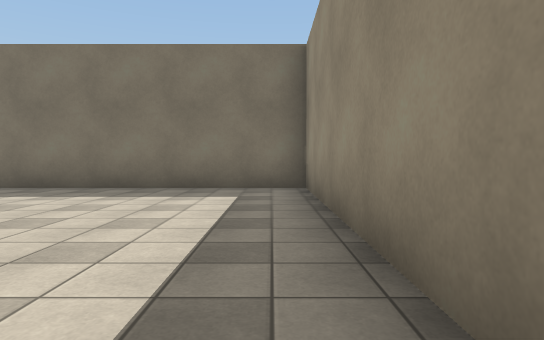
[1] (above)

24 first-person views from a walk through a 3-D level made in the Unity game engine. The camera is 1.2 m above the floor, tilts 2° down and sees 75° across. The floor is counted in squares, 2 m on a side. Each view is taken from the middle of a square. On the plan, view 1 faces up. The plan holds only what a view shows up to about 10 squares ahead; the rest is blank. The place goes on beyond the plan. Some animated figures are not drawn. Surface patterns are stand-ins for the level's own textures.

[2]
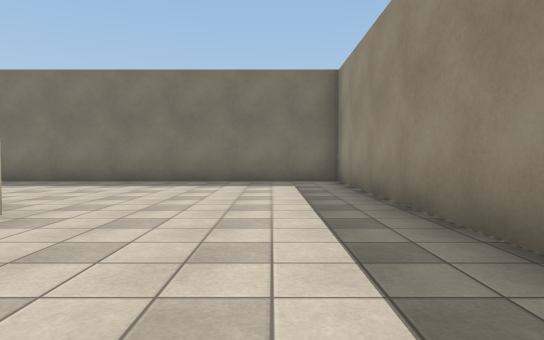

[3]
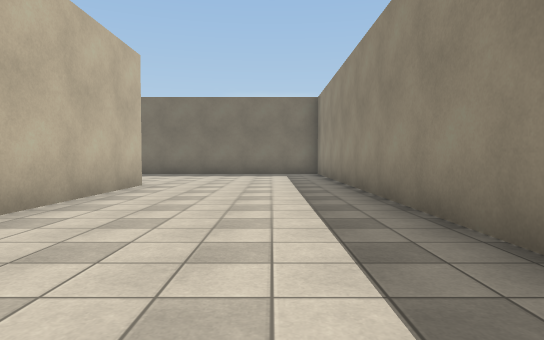

[4]
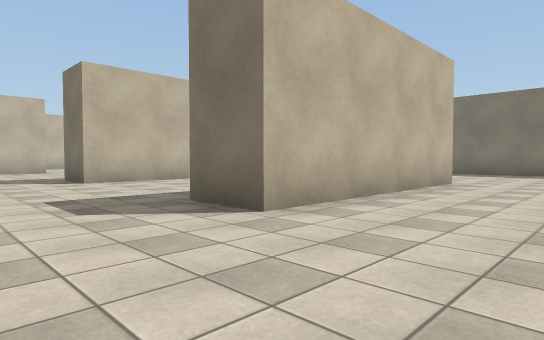

[5]
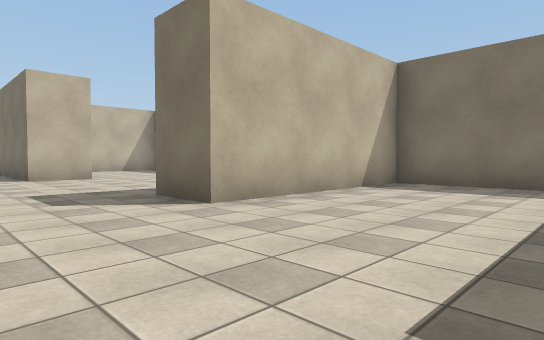

[6]
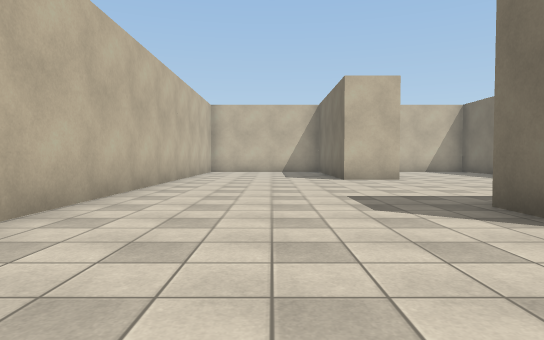

[7]
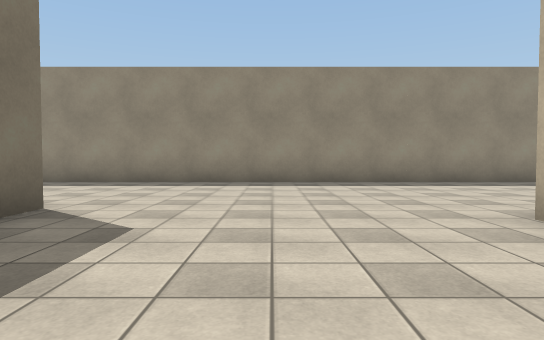

[8]
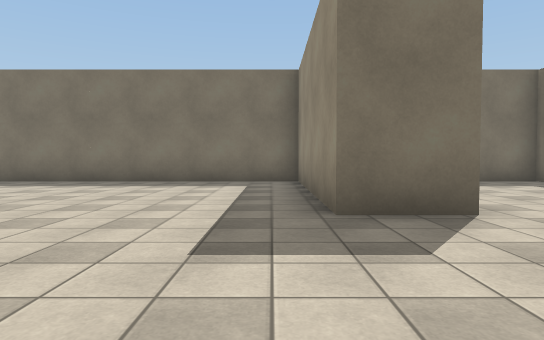

[9]
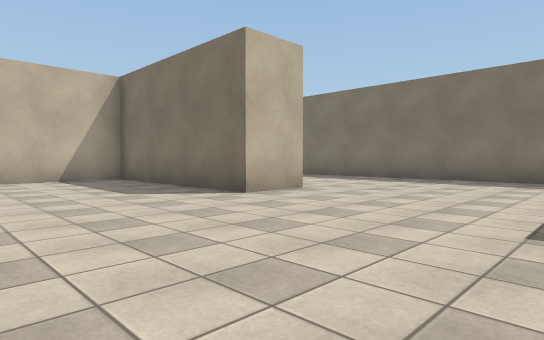

[10]
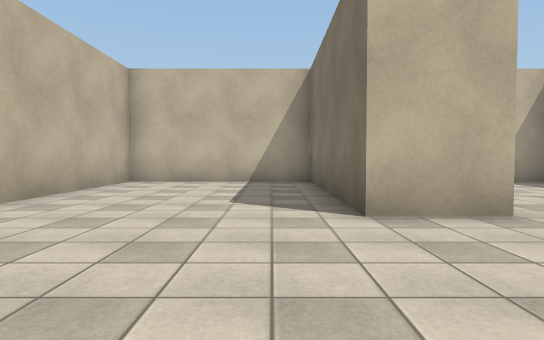

[11]
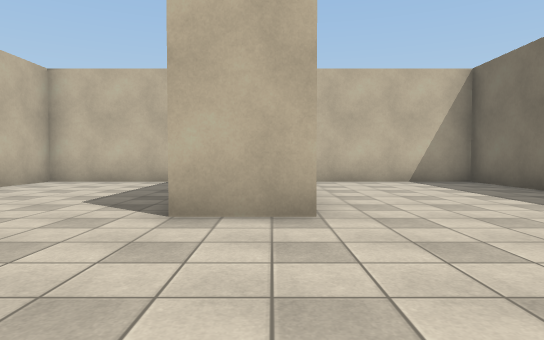

[12]
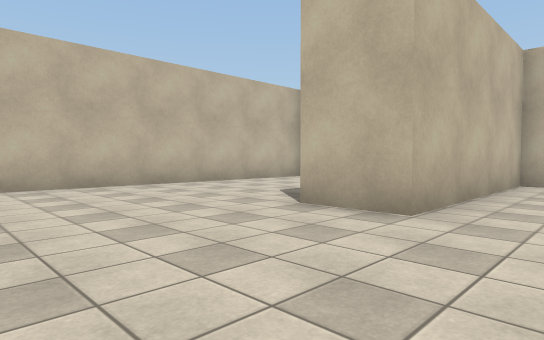

[13]
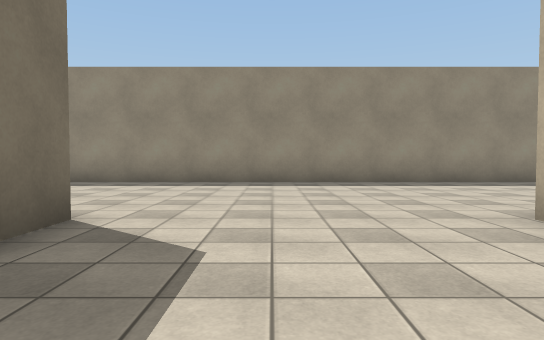

[14]
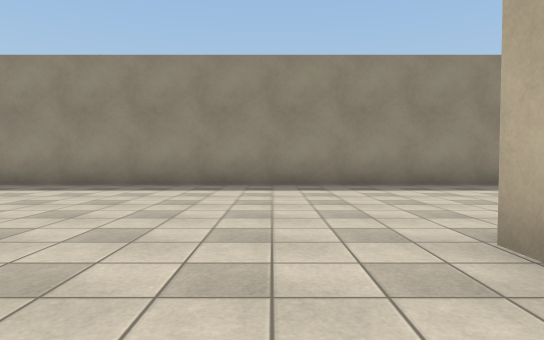

[15]
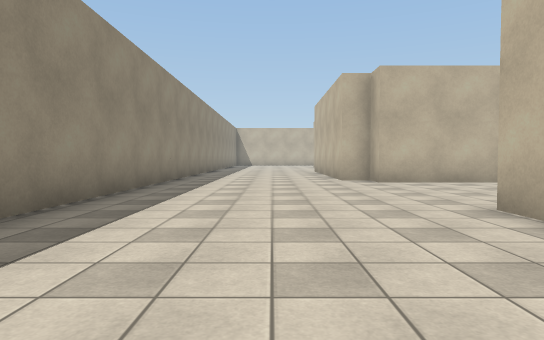

[16]
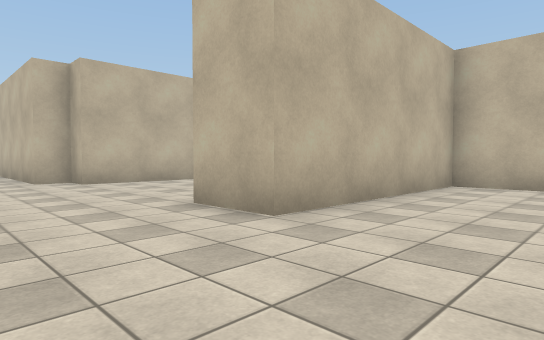

[17]
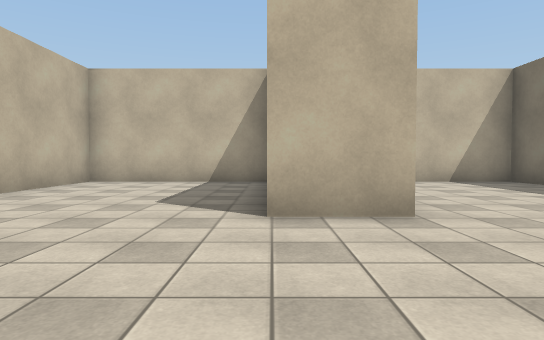

[18]
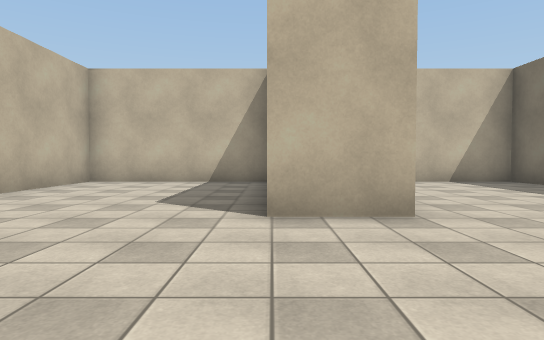

[19]
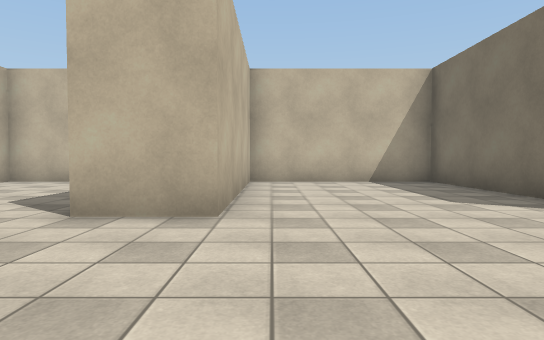

[20]
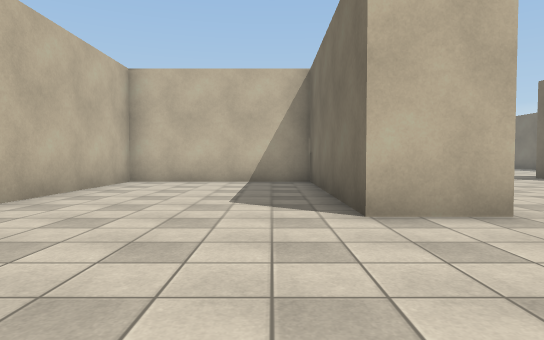

[21]
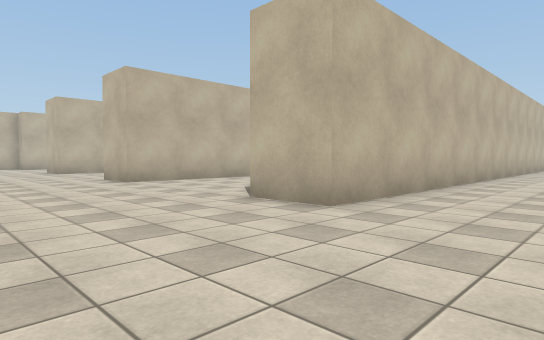

[22]
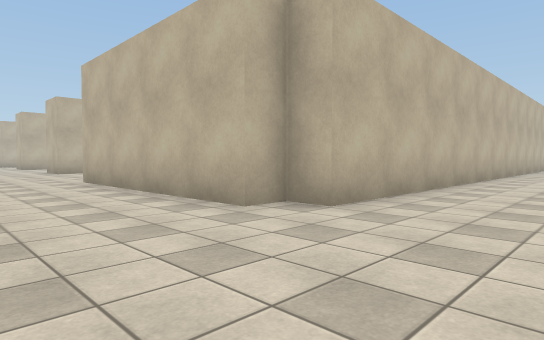

[23]
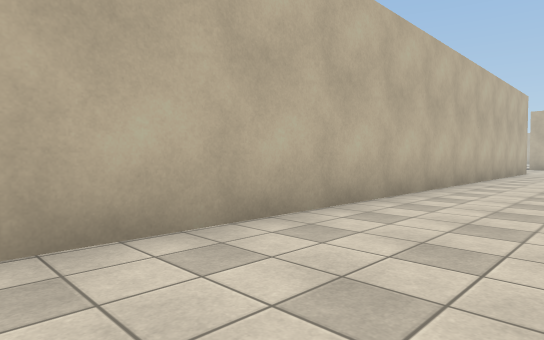

[24]
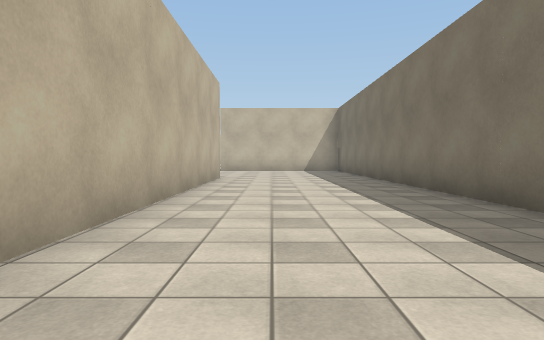

### Floor plan
Points are (right, up) in squares from view 1. A wall is a line through its corners. A room is listed if a view was taken in it or the views show most of it. See-through windows are left out.
Room 1 (views 1, 2, 3, 4, 5, 6, 7, 8, 9, 10, 11, 12, 13, 14, 15, 16, 17, 18, 19, 20, 21, 22, 23, 24)
walls: (-5.2, 1) (-9.8, 1) (-9.8, -4.3) (-11.3, -4.3) (-11.3, 1) (-21.8, 1) (-21.8, -3.5) (-16.6, -3.5) (-16.6, -5) (-21.8, -5) (-21.8, -9.5) (-4.6, -9.5) (-4.6, -11) (-9.8, -11) (-9.8, -15.5) (-4.6, -15.5) (-4.6, -17.1); (-8.8, -17) (-9.8, -17) (-9.8, -21.5) (-4.6, -21.5) (-4.6, -23.1); (-15.8, 7) (-22, 7); (-21.9, 2.5) (-4.6, 2.5) (-4.6, 1.7) (-3.8, 1.7) (-3.8, -4.3) (-5.4, -4.3); (-9.8, -23.1) (-9.8, -27.5) (-4.6, -27.5) (-4.6, -28.3) (-3.8, -28.3) (-3.8, -31.4); (0.7, -29) (0.7, 7) (-7.9, 7)

Positions as (right, up) in squares from view 1, and headings:
1: (0, 0), facing up
2: (-1, -2), facing up
3: (-1, -6), facing up
4: (-1, -7), facing up-left
5: (-6, -7), facing up-left
6: (-7, -7), facing left
7: (-8, -7), facing right
8: (-12, -8), facing up
9: (-12, -9), facing up-left
10: (-13, -6), facing left
11: (-13, -4), facing left
12: (-13, -2), facing down-left
13: (-8, -13), facing right
14: (-7, -20), facing right
15: (-2, -19), facing down
16: (-2, -19), facing down-left
17: (-1, -23), facing left
18: (-1, -17), facing left
19: (-1, -15), facing left
20: (-1, -12), facing left
21: (-1, -7), facing down-left
22: (-1, 5), facing down-left
23: (-7, 5), facing down-left
24: (-12, 4), facing left
